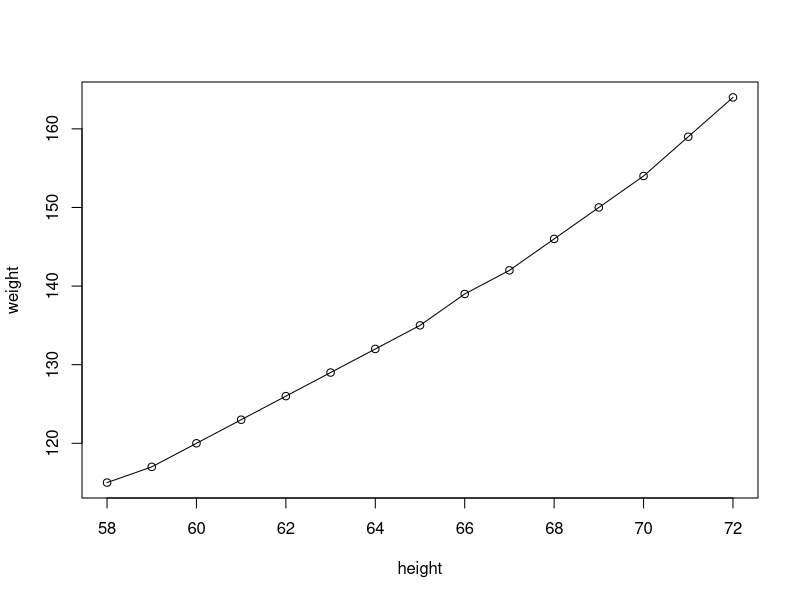
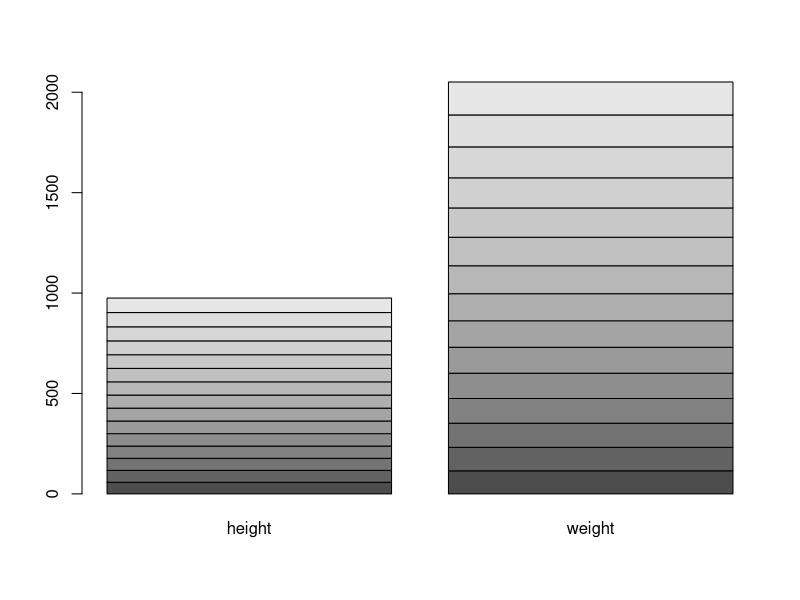
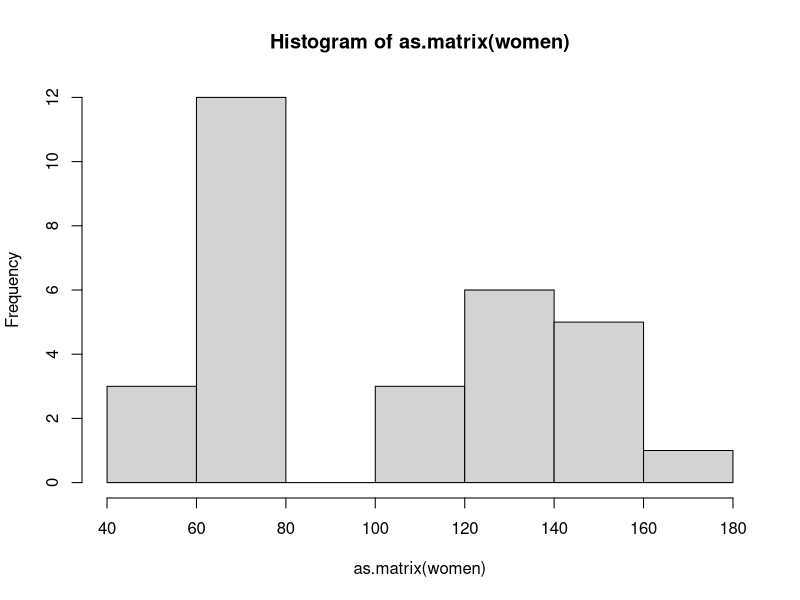
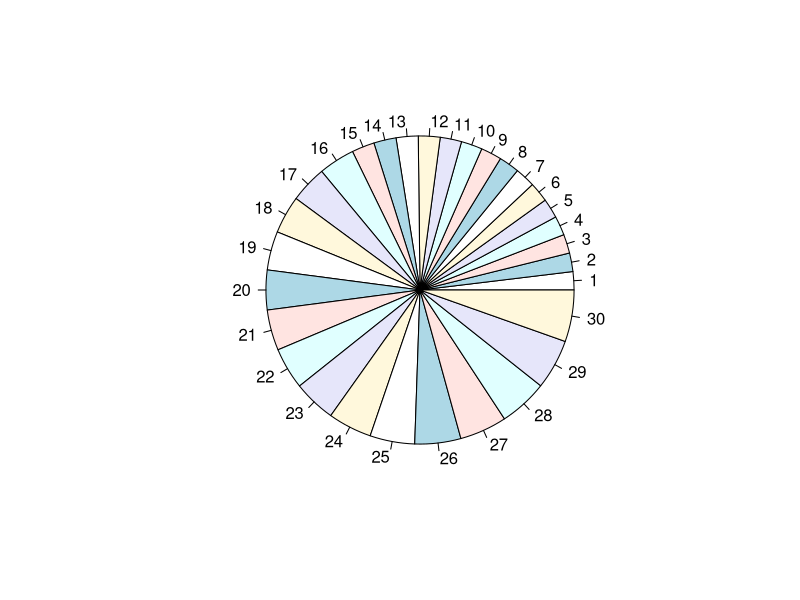
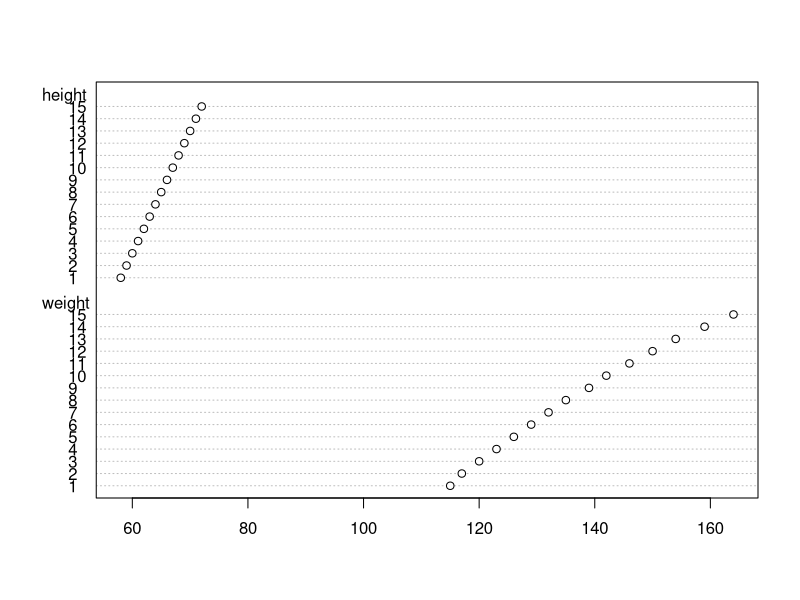
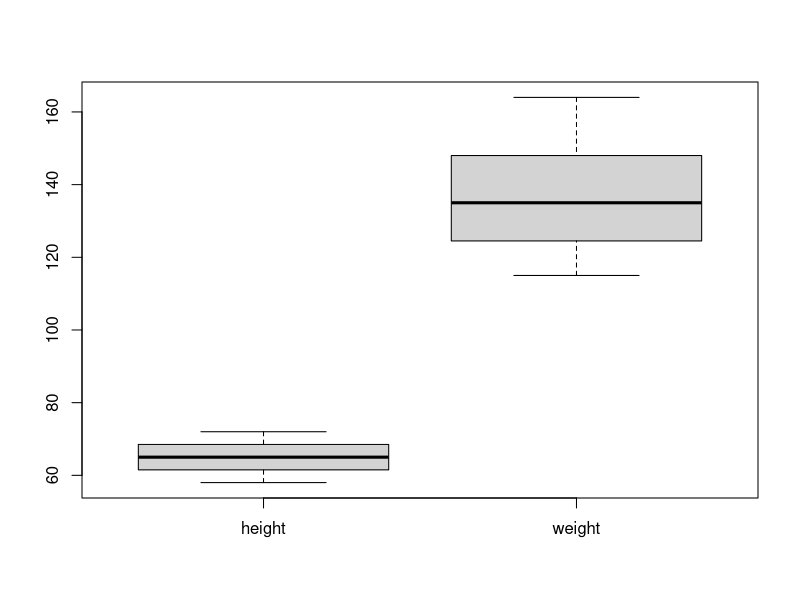
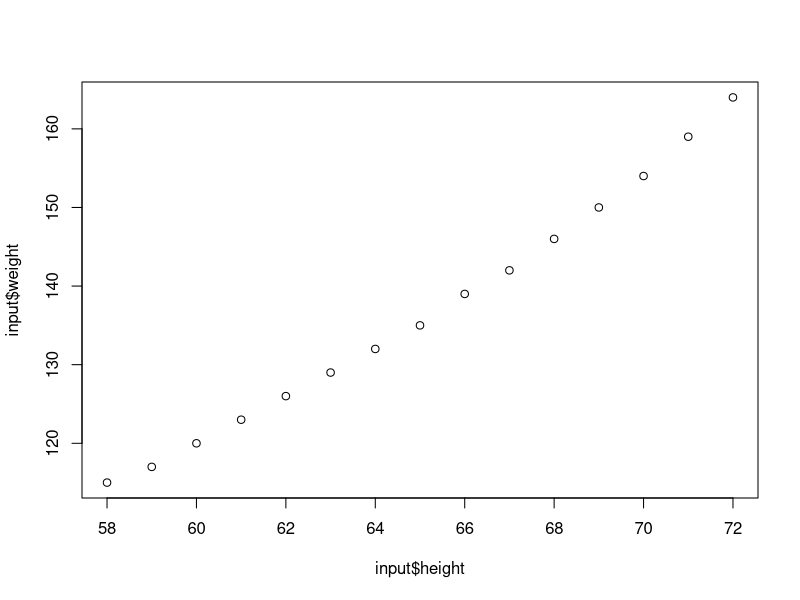
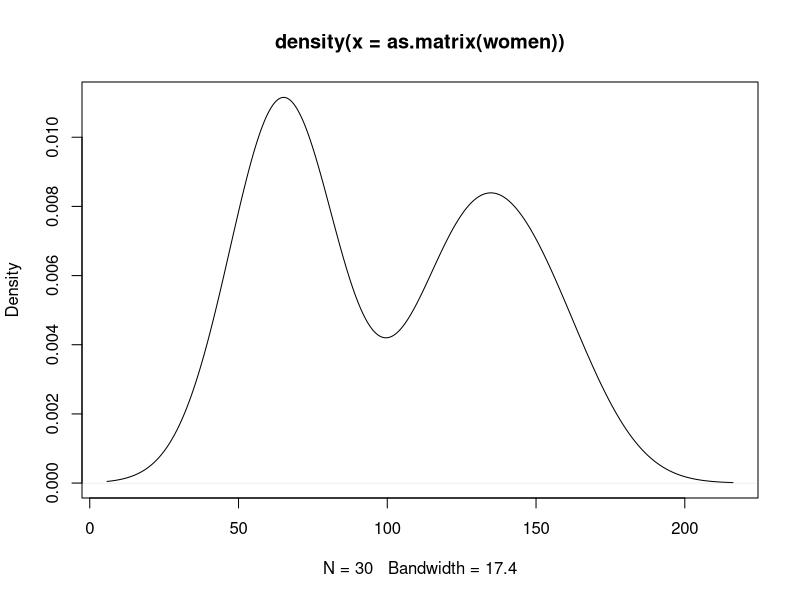

Reproduce these figures in R, in order.
data(women)

plot(women,type='o')

barplot(as.matrix(women))

hist(as.matrix(women))

pie(as.matrix(women))

dotchart(as.matrix(women))

boxplot(as.matrix(women))

input<- women[,c('height','weight')]
plot(x=input$height,y=input$weight)

den=density(as.matrix(women))
plot(den)
